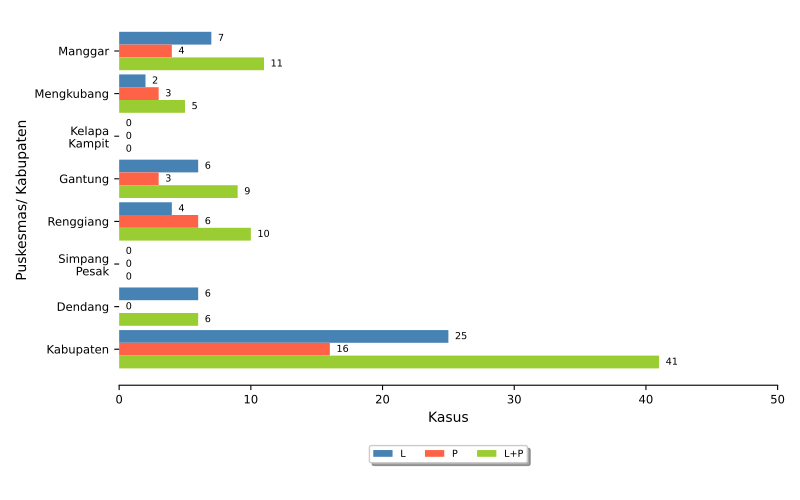

Source code (Python):
import numpy as np
import matplotlib.pyplot as plt
import pandas
from textwrap import wrap
from matplotlib.ticker import FuncFormatter
import locale
locale.setlocale(locale.LC_ALL, 'id_ID.UTF8')

import sys, os, inspect
currentdir = os.path.dirname(os.path.abspath(inspect.getfile(inspect.currentframe())))
parentdir = os.path.dirname(currentdir)
sys.path.insert(0, parentdir)

berkasData = currentdir +'\\bab_06_10_dataDBD.csv'
berkasSimpan = currentdir +'\\bab_06_10_DBD.pdf'
# judulDiagram = 'Penemuan Kasus Demam Berdarah Dengue DBD\nTahun 2021'
sumbuX = 'Kasus'
sumbuY = 'Puskesmas\ Kabupaten'
tickerSumbuX = np.arange(0,31,10)
labelBar1 = 'L'
labelBar2 = 'P'
labelBar3 = 'L+P'

# read data file
colnames = ['puskesmas','L','P','LP']
data = pandas.read_csv(berkasData, names=colnames, sep=';')
puskesmas = data.puskesmas.tolist()
bar1 = data.L.tolist()
bar2 = data.P.tolist()
bar3 = data.LP.tolist()

ind = np.arange(len(puskesmas))  # the x locations for the groups
width = 0.3       # the width of the bars

# make bars
fig, ax = plt.subplots()
rects1 = ax.barh(ind, bar1, width, color='steelblue', label = labelBar1)
rects2 = ax.barh(ind + width, bar2, width, color='tomato', label = labelBar2)
rects3 = ax.barh(ind + 2*width, bar3, width, color='yellowgreen', label = labelBar3)

# add some text for labels, title and axes ticks
# ax.set_title(judulDiagram)
ax.set_xticks(tickerSumbuX)
ax.set_xlabel(sumbuX)
ax.xaxis.set_major_formatter(FuncFormatter(lambda x, pos: "{:n}".format(x)))

ax.set_yticks(ind+width)
ax.set_yticklabels(list([ '\n'.join(wrap(l, 10)) for l in puskesmas ]))
ax.invert_yaxis()
ax.set_ylabel(sumbuY)

ax.tick_params(axis='both', which='major', labelsize='small')
ax.spines['top'].set_visible(False)
ax.spines['right'].set_visible(False)
ax.spines['left'].set_visible(False)

# make legend box
box = ax.get_position()
ax.set_position([box.x0, box.y0 + box.height * 0.1, box.width, box.height * 0.9])
ax.legend(fontsize='x-small', loc='upper center', bbox_to_anchor=(0.5, -0.15), fancybox=True, shadow=True, ncol=3)

# add data label
for i, v in enumerate(bar1):
    ax.text(v+0.5, i, '{:n}'.format(v), ha='left', va='center', fontsize='x-small')
for i, v in enumerate(bar2):
    ax.text(v+0.5, i+0.3, '{:n}'.format(v), ha='left', va='center', fontsize='x-small')
for i, v in enumerate(bar3):
    ax.text(v+0.5, i+0.6, '{:n}'.format(v), ha='left', va='center', fontsize='x-small')

# finishing
pyrfig = plt.figure(1)
pyrfig.set_figwidth(8)
pyrfig.set_figheight(5)
# tight_layout to make consistent size
# adjust subplot to make room for legend
fig.subplots_adjust(bottom=-0.15)
plt.tight_layout()
plt.savefig(berkasSimpan)
plt.close(pyrfig)
# plt.show()
